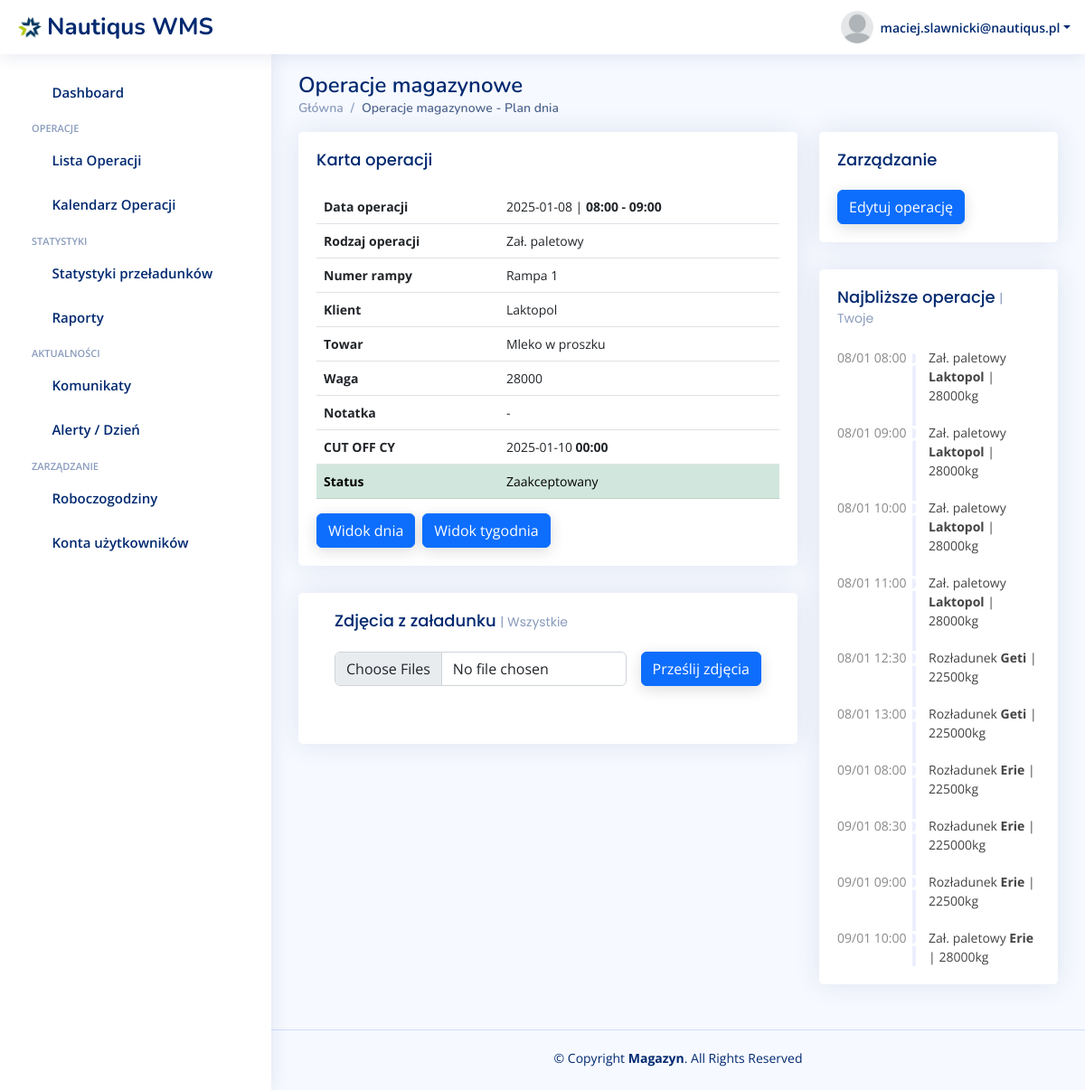
The page /operacje/38 (signed in) on the database its author committed.
### warehouse/models.py (models this page shows)
class CustomUser(AbstractUser):
    ROLE_CHOICES = [
        ('spedytor', 'Spedytor'),
        ('magazynier', 'Magazynier'),
    ]
    role = models.CharField(max_length=20, choices=ROLE_CHOICES, default='spedytor')

class Operation(models.Model):
    OPERATION_CHOICES = [
        ('pallets_loading', 'Zał. paletowy'),
        ('manual_loading', 'Zał. ręczny'),
        ('unloading', 'Rozładunek'),
    ]
    RAMP_CHOICES = [
        ('ramp1', 'Rampa 1'),
        ('ramp2', 'Rampa 2'),
        ('ramp3', 'Rampa 3'),
    ]
    STATUS_CHOICES = [
        ('pending', 'Do akceptacji'),
        ('accepted', 'Zaakceptowany'),
    ]
    CUSTOMER_CHOICES = [
        ('erie', 'Erie'),
        ('laktopol', 'Laktopol'),
        ('geti', 'Geti'),
        ('huzar', 'Huzar'),
    ]
    user = models.ForeignKey(
        CustomUser,  # Odwołanie do wbudowanego modelu użytkownika
        on_delete=models.CASCADE,  # Usunięcie użytkownika usuwa jego instancje
        related_name='created_objects',  # Opcjonalnie: alias do odwołania
        verbose_name='Utworzone przez'
    )
    start_time = models.DateTimeField()
    end_time = models.DateTimeField()
    cut_off = models.DateTimeField(blank=True, null=True)
    operation_type = models.CharField(
        max_length=15,
        choices=OPERATION_CHOICES,
        default='loading',
        verbose_name="Typ operacji"
    )
    ramp_number = models.CharField(
        max_length=15,
        choices=RAMP_CHOICES,
        default='ramp1',
        verbose_name="Numer rampy"
    )
    status = models.CharField(
        max_length=15,
        choices=STATUS_CHOICES,
        default='pending',
        verbose_name="Status"
    )
    spedition_number = models.CharField(max_length=15)
    weight = models.IntegerField(blank=True, null=True)
    cargo_name = models.CharField(max_length=48, blank=True, null=True)
    customer = models.CharField(
        max_length=20,
        choices=CUSTOMER_CHOICES,
        verbose_name="Klient"
    )
    def get_operation_duration(self):
        end_time = self.end_time
        if end_time.tzinfo is None:
            end_time = timezone.make_aware(end_time)
        start_time = self.start_time
        if start_time.tzinfo is None:
            start_time = timezone.make_aware(start_time)
        duration_seconds = (end_time - start_time).total_seconds()
        print('Czas trwania w sekundach:', duration_seconds)
        return int(duration_seconds)

### warehouse/views.py (the view)
# urls.py: path('operacje/<int:operation_pk>', views.operation_detail, name='operation_detail'),
@login_required
def operation_detail(request, operation_pk):
    operation = Operation.objects.get(pk=operation_pk)
    if request.method == 'POST' and request.FILES.get('image'):
        image = request.FILES['image']
        Photo.objects.create(image=image)
    photos = Photo.objects.filter(operation=operation)
    if request.user.role == 'spedytor':
        next_operations = Operation.objects.filter(user=request.user,
                                                   start_time__date__gte=datetime.now().strftime("%Y-%m-%d")).order_by(
            'start_time')
    else:
        next_operations = Operation.objects.filter(start_time__date__gte=datetime.now().strftime("%Y-%m-%d")).order_by(
            'start_time')
    year, week, _ = operation.start_time.date().isocalendar()
    context = {
                'operation': operation,
                'photos': photos,
                'next_operations': next_operations[:10],
                'day_url': f'/operacje/dzien/{operation.start_time.date()}',
                'week_url': f'/operacje/tydzien/{year}/{week}',
               }
    return render(request, 'warehouse/operation-card.html', context)

### warehouse/templates/warehouse/operation-card.html (shortened to what this page needs)
{% extends 'base.html' %}
{% load static %}
{% static "" as staticUrl %}
{% block content %}
<main id="main" class="main">
    <div class="pagetitle">
        <h1>Operacje magazynowe</h1>
        <nav>
            <ol class="breadcrumb">
                <li class="breadcrumb-item"><a href="index-panel.html">Główna</a></li>
                <li class="breadcrumb-item active">Operacje magazynowe - Plan dnia</li>
            </ol>
        </nav>
    </div>
    <section class="section dashboard">
        <div class="row">
            <div class="col-lg-8">
                <div class="row">
                    <div class="col-12">
                        <div class="card recent-sales ">
                            <div class="filter">
                                <a class="icon" href="#" data-bs-toggle="dropdown"><i class="bi bi-three-dots"></i></a>
                            </div>
                            <div class="card-body">
                                <h5 class="card-title">Karta operacji</h5>
                                <table class="table table-hover">
                        <tbody>
                        <tr>
                            <th scope="row"><b>Data operacji</b></th>
                            <td>{{ operation.end_time|date:"Y-m-d" }} | <b> {{ operation.start_time|date:"H:i" }} - {{ operation.end_time|date:"H:i" }}</td>
                        </tr>
                        <tr>
                            <th scope="row"><b>Rodzaj operacji</b></th>
                            <td>{{ operation.get_operation_type_display }}</td>
                        </tr>
                        <tr>
                            <th scope="row"><b>Numer rampy</b></th>
                            <td colspan="2">{{ operation.get_ramp_number_display }}</td>
                        </tr>
                        <tr>
                            <th scope="row"><b>Klient</b></th>
                            <td colspan="2">{{ operation.get_customer_display }}</td>
                        </tr>
                        <tr>
                            <th scope="row"><b>Towar</b></th>
                            <td colspan="2">{% if operation.cargo_name %} {{ operation.cargo_name }} {% else %} - {% endif %}</td>
                        </tr>
                        <tr>
                            <th scope="row"><b>Waga</b></th>
                            <td colspan="2">{% if operation.weight %} {{ operation.weight }} {% else %} - {% endif %}</td>
                        </tr>
                        <tr>
                            <th scope="row"><b>Notatka</b></th>
                            <td colspan="2">-</td>
                        </tr>
                        <tr>
                            <th scope="row"><b>CUT OFF CY</b></th>
                            <td>{{ operation.cut_off|date:"Y-m-d" }} <b> {{ operation.cut_off|date:"H:i" }}</td>
                        </tr>
                        <tr {% if operation.status == "pending" %} class="table-warning" {% elif operation.status == "accepted" %} class="table-success" {% endif %}>
                            <th scope="row"><b>Status</b></th>
                            <td colspan="2">{{ operation.get_status_display }}</td>
                        </tr>
                        </tbody>
                    </table>
                    <div class="d-flex">
    <a href="{{ day_url }}" class="btn btn-primary me-2">Widok dnia</a>
    <a href="{{ week_url }}" class="btn btn-primary me-2">Widok tygodnia</a>
</div></div>
                        </div>
                    </div>
                    <div class="col-12">
                        <div class="card recent-sales overflow-auto">
                            <div class="filter">
                                <a class="icon" href="#" data-bs-toggle="dropdown"><i class="bi bi-three-dots"></i></a>
                            </div>
                            <div class="card-body">
                                                   <form method="post" action="/operacje/wgraj-zdjecie/{{ operation.pk }}" enctype="multipart/form-data">
                              <div class="card-body">
                                  <h5 class="card-title">Zdjęcia z załadunku <span>| Wszystkie</span></h5>
                                  <div class="mb-3 d-flex align-items-center">
    <div class="me-3">
        <input type="file" id="image" name="image" multiple class="form-control">
    </div>
    <button type="submit" class="btn btn-primary">Prześlij zdjęcia</button>
</div>
                              </div>
                            </form>
                            </div>
                        </div>
                    </div>
                </div>
            </div>
            <div class="col-lg-4">
                <div class="card">
                    <div class="filter">
                        <a class="icon" href="#" data-bs-toggle="dropdown"><i class="bi bi-three-dots"></i></a>
                    </div>
                    <div class="card-body">
                        <h5 class="card-title">Zarządzanie</h5>
                            <div class="col-6">
                                        <a href="/operacje/edytuj/{{ operation.pk }}" class="btn btn-primary">Edytuj operację</a>
                                    </div>
                    </div>
                </div>
                {% include "warehouse/modules/najblizsze_operacje.html" %}
            </div>
        </div>
    </section>
</main>
{% endblock %}

### warehouse/templates/base.html (shortened to what this page needs)
{% load static %}
<!DOCTYPE html>
<html lang="en">
<head>
    <link rel="stylesheet" href="{% static 'warehouse/assets-panel/vendor/boxicons/css/boxicons.min.css' %}">
    <link rel="stylesheet" href="{% static 'warehouse/assets-panel/vendor/quill/quill.snow.css' %}">
    <link rel="stylesheet" href="{% static 'warehouse/assets-panel/vendor/quill/quill.bubble.css' %}">
    <link rel="stylesheet" href="{% static 'warehouse/assets-panel/vendor/remixicon/remixicon.css' %}">
    <link rel="stylesheet" href="{% static 'warehouse/assets-panel/vendor/simple-datatables/style.css' %}">
    <link rel="stylesheet" href="{% static 'warehouse/time-shedule/assets/css/style.css' %}">
    <link rel="stylesheet" href="{% static 'warehouse/assets-panel/css/style.css' %}">
    <link rel="stylesheet" href="{% static 'warehouse/assets-panel/vendor/bootstrap/css/bootstrap.min.css' %}">
    <link rel="stylesheet" href="{% static 'warehouse/assets-panel/vendor/bootstrap-icons/bootstrap-icons.css' %}">
</head>
<body>
<header id="header" class="header fixed-top d-flex align-items-center">
    <div class="d-flex align-items-center justify-content-between">
        <a href="/" class="logo d-flex align-items-center">
            <img src="{% static 'warehouse/assets/img/nautiqus-logo.jpeg' %}">
            <span class="d-none d-lg-block">Nautiqus WMS</span>
        </a>
        <i class="bi bi-list toggle-sidebar-btn"></i>
    </div>
    <nav class="header-nav ms-auto">
        <ul class="d-flex align-items-center">
            <li class="nav-item dropdown pe-3">
                <a class="nav-link nav-profile d-flex align-items-center pe-0" href="#" data-bs-toggle="dropdown">
                    <img src="{% static 'warehouse/assets/img/blank-head.png' %}">
                    <span class="d-none d-md-block dropdown-toggle ps-2">{{ user.email }}</span>
                </a>
            </li>
        </ul>
    </nav>
</header>
<aside id="sidebar" class="sidebar">
    <ul class="sidebar-nav " id="sidebar-nav">
        <li class="nav-item ">
            <a class="nav-link collapsed" href="/">
                <i class="bi bi-grid"></i>
                <span>Dashboard</span>
            </a>
        </li>
        <li class="nav-heading">OPERACJE</li>
      <li class="nav-item">
        <a class="nav-link collapsed" href="/lista-operacji">
          <i class="bi bi-layout-text-window-reverse"></i>
          <span>Lista Operacji</span>
        </a>
      </li>
        <li class="nav-item">
            <a class="nav-link collapsed" data-bs-target="#operation-calendar-nav" data-bs-toggle="collapse" href="#">
              <i class="bi bi-calendar3"></i><span>Kalendarz Operacji</span><i class="bi bi-chevron-down ms-auto"></i>
            </a>
        </li>
        <li class="nav-heading">Statystyki</li>
      <li class="nav-item">
        <a class="nav-link collapsed" href="/statystyki">
          <i class="bi bi-graph-up-arrow"></i>
          <span>Statystyki przeładunków</span>
        </a>
      </li>
      <li class="nav-item">
        <a class="nav-link collapsed" href="/raporty">
          <i class="bi bi-file-earmark-text"></i>
          <span>Raporty</span>
        </a>
      </li>
    <li class="nav-heading">Aktualności</li>
        <li class="nav-item">
        <a class="nav-link collapsed" href="/komunikaty">
          <i class="bi bi-chat-left-dots"></i>
          <span>Komunikaty</span>
        </a>
      </li>
                <li class="nav-item">
        <a class="nav-link collapsed" href="/alerty">
          <i class="bi bi-exclamation-triangle"></i>
          <span>Alerty / Dzień</span>
        </a>
      </li>
      <li class="nav-heading">Zarządzanie</li>
      <li class="nav-item">
        <a class="nav-link collapsed" href="/roboczogodziny">
          <i class="bi bi-clock"></i>
          <span>Roboczogodziny</span>
        </a>
      </li>
      <li class="nav-item">
        <a class="nav-link collapsed" href="/uzytkownicy">
          <i class="bi bi-person"></i>
          <span>Konta użytkowników</span>
        </a>
      </li>
    </ul>
</aside>
{% block content %}
{% endblock %}
<footer id="footer" class="footer">
    <div class="copyright">
        &copy; Copyright <strong><span>Magazyn</span></strong>. All Rights Reserved
    </div>
    <div class="credits">
    </div>
</footer>
</body>
</html>

### warehouse/templates/warehouse/modules/najblizsze_operacje.html (shortened to what this page needs)
          <div class="card">
            <div class="filter">
              <a class="icon" href="#" data-bs-toggle="dropdown"><i class="bi bi-three-dots"></i></a>
            </div>
            <div class="card-body">
              <h5 class="card-title">Najbliższe operacje <span>| {% if user.role == 'spedytor' %} Twoje {% else %} Wszystkie {% endif %}</span></h5>
              <div class="activity">
                {% for operation in next_operations %}
                <div class="activity-item d-flex">
                      <div class="activite-label"><a class="text-reset" href="/operacje/{{ operation.id }}">{{ operation.start_time|date:"d/m" }} {{ operation.start_time|date:"H:i" }}</a></div>
                      <i class='bi bi-circle-fill activity-badge {% if operation.status == 'pending' %} text-warning {% elif operation.status == 'accepted' %} text-success {% endif %} align-self-start'></i>
                      <div class="activity-content">
                          <a class="text-reset" href="/operacje/{{ operation.id }}">
                          {{ operation.get_operation_type_display }} <b>{{ operation.get_customer_display }}</b> {% if operation.weight %} | {{ operation.weight }}kg{% endif %}
                        </a>
                      </div>
                </div>
                {% endfor %}
              </div>
            </div>
          </div>

### rows shown on the page
CustomUser: email "maciej.slawnicki@nautiqus.pl"
Operation: end_time "2025-01-08", start_time "08:00", end_time "09:00", operation_type "Zał. paletowy", ramp_number "Rampa 1", customer "Laktopol", cargo_name "Mleko w proszku", weight "28000", cut_off "2025-01-10", cut_off "00:00", status "Zaakceptowany", start_time "08/01"
Operation: start_time "08/01", start_time "09:00", operation_type "Zał. paletowy", customer "Laktopol", weight "28000"
Operation: start_time "08/01", start_time "10:00", operation_type "Zał. paletowy", customer "Laktopol", weight "28000"
Operation: start_time "08/01", start_time "11:00", operation_type "Zał. paletowy", customer "Laktopol", weight "28000"
Operation: start_time "08/01", start_time "12:30", operation_type "Rozładunek", customer "Geti", weight "22500"
Operation: start_time "08/01", start_time "13:00", operation_type "Rozładunek", customer "Geti", weight "225000"
Operation: start_time "09/01", start_time "08:00", operation_type "Rozładunek", customer "Erie", weight "22500"
Operation: start_time "09/01", start_time "08:30", operation_type "Rozładunek", customer "Erie", weight "225000"
Operation: start_time "09/01", start_time "09:00", operation_type "Rozładunek", customer "Erie", weight "22500"
Operation: start_time "09/01", start_time "10:00", operation_type "Zał. paletowy", customer "Erie", weight "28000"
